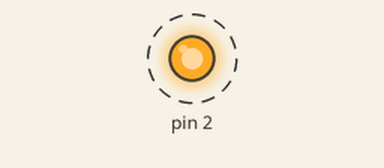
Bench run of a sketch on a simulated Arduino Uno, built with avr-gcc and run on an emulated ATmega328P. Shown: output pins drawn as LEDs (lit = HIGH). Dashed ring = blinking. What the sketch prints to the serial monitor is not drawn.

Above: at 0.5 s.
Timing chart, 0 to 3.5 s (numbered marks = the images above):
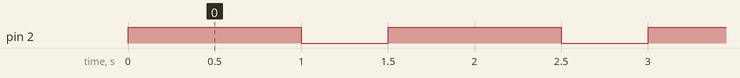

The sketch:

slave.ino
```cpp
// ---------------------
// SPI Slave
// ---------------------
// Arduino UNO(avr) 専用
// Arduino Every(megaavr)などでは動作しません

// SCK  D13(PB5) (内臓LEDと共有)
// MISO D12(PB4)
// MOSI D11(PB3)
// SS   D10(PB2)

#include <SPI.h>
#include <string.h>

uint8_t  sendData[33]="";
uint8_t  recvData[32]="";
uint8_t  spiPos=0;
uint16_t counter=0;
uint8_t  update=0;

// 送信するデータの構築
void setSendData() {
    String str="Hello from SLAVE! (" + String(counter,DEC)+")";
    counter++;
    spiPos = 0;

    cli();
    str.toCharArray(sendData,32);
    SPDR = sendData[0];
    sei();
}

void setup() {
    // シリアルの有効化
    Serial.begin(115200);
    while(!Serial);

    Serial.print("[SPI Slave]\r\n");

    // デバッグ用LED
    pinMode(2,OUTPUT);

    // SPI Slaveの設定
    SPCR |= bit(SPE);           // SPI有効化
    pinMode(10,INPUT);          // SS
    pinMode(MISO,OUTPUT);       // MISO
    SPI.setBitOrder(MSBFIRST);  // MSBFIRST
    SPI.setDataMode(SPI_MODE2); // CPOL=1, CPHA=0
    SPI.attachInterrupt();

    // 相手からデータが来る前にSPDRの1つめをセットしておく
    setSendData();
}

// SPI割込
ISR(SPI_STC_vect){
    recvData[spiPos]=SPDR;
    spiPos++;
    SPDR = sendData[spiPos];
    if(spiPos < 32) {
        return;
    }
    setSendData();
    update = 1;
}

void loop() {

    digitalWrite(2,HIGH);
    if(update) {
        Serial.print("Recieve: "); Serial.print((char*)recvData); Serial.print("\r\n");
        Serial.print("Send:    "); Serial.print((char*)sendData); Serial.print("\r\n");
        update = 0;
    }
    delay(500);

    delay(500);
    digitalWrite(2,LOW);
    delay(500);
}
```

Measured:
- by itself, pin 2: alternates HIGH for 1.0 s and LOW for 0.50 s
